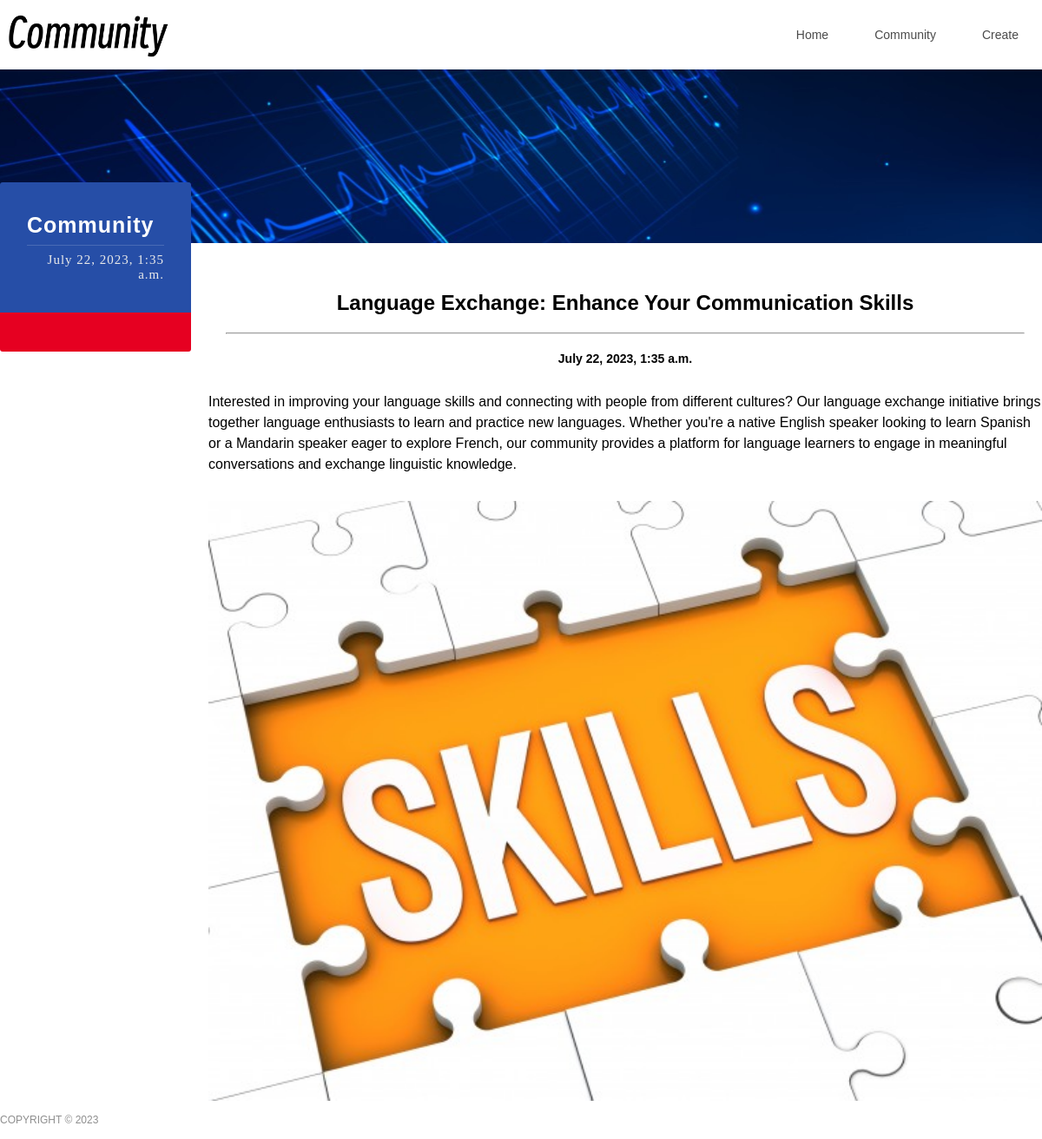
The page /community/7/ on the database its author committed.
### app/models.py (models this page shows, shortened)
class WriteSomething(models.Model):
    title = models.CharField(max_length=100)
    content = models.TextField()
    image = models.ImageField(upload_to='images/', blank=True, null=True, validators=[FileExtensionValidator(['jpg', 'jpeg', 'png'])])
    created_at = models.DateTimeField(auto_now_add=True)

### app/views.py (the view)
# urls.py: path('community/<int:content_id>/', views.content, name='content'),
def content(request,content_id):
    data = get_object_or_404(WriteSomething, id=content_id)
    return render(request, "content.html",{"data":data})

### app/templates/content.html (shortened to what this page needs)
<!DOCTYPE html
    PUBLIC "-//W3C//DTD XHTML 1.0 Transitional//EN" "http://www.w3.org/TR/xhtml1/DTD/xhtml1-transitional.dtd">
<html xmlns="http://www.w3.org/1999/xhtml">
<head>
    <link rel="stylesheet" type="text/css" href="/static/css/lib.css">
    <link rel="stylesheet" type="text/css" href="/static/css/style2.css">
    <link rel="stylesheet" type="text/css" href="/static/css/1362.css">
</head>
<body>
    <div id="header" class="index_nav">
        <div class="content">
            <a href="index.html" id="logo"><img src="/static/images/logo3.png" height="40" /></a>
            <ul id="nav">
                <li class="navitem">
                    <a class="nav-a  " href="/" target="_self"><span data-title="Home">Home</span></a>
                </li>
                <li class="navitem">
                    <a class="nav-a " href="/community" target="_self"><span data-title="Community">Community</span></a>
                </li>
                <li class="navitem">
                    <a class="nav-a " href="/create" target="_self"><span data-title="Create">Create</span></a>
                </li>
            </ul>
        </div>
    </div>
    <div id="sitecontent">
        <div id="newsPage" class="npagePage Pagenews">
            <div id="banner">
                <div style="background-image:url(/static/images/1482763780963.jpg);"></div>
            </div>
            <div class="content">
                <div class="header">
                    <p class="title">Community</p>
                    <p class="subtitle">{{ data.created_at }}</p>
                </div>
                <div id="category">
                </div>
                <div id="newslist">
                    <div class="wrapper" style="color: #000;">
                        <h1>{{ data.title }}</h1>
                        <hr style="margin: 20px;">
                        <h3>{{ data.created_at }}</h3>
                        <div  style="line-height: 150%; font-size: 16px; text-align: left; margin: 30px auto;">
                            {{ data.content }}<br>
                        </div>
                        <img src="{{ data.image.url }}" width="100%" alt="" srcset="">
                    </div>
                </div>
            </div>
        </div>
    </div>
    <div id="footer">
        <p>COPYRIGHT © 2023</p>
    </div>
</body>
</html>

### app/static/css/style2.css (style rules this page uses)
* { padding: 0; margin: 0; }
ul li { list-style: none; }
a { text-decoration: none; }
img { border: none; float: left; }
html, body { font: 12px Arial; color: #929292; width: 100%; height: 100%; background: #fff }
body { overflow-x: hidden; min-width: 1200px }
#header { width: 100%; height: auto; position: fixed; padding-top: 20px; font-size: 14px; transition: all ease .3s; z-index: 99; transition-property: padding, background }
#header .content { padding: 0 40px; }
#header #logo { width: auto; height: 40px; display: block; float: left; margin-right: 50px }
#header ul li.navitem { padding: 0 20px 10px 20px; width: auto; height: 50px; line-height: 40px; float: left; position: relative; }
#header ul li.navitem a { color: #fff; transition: none ease-out .3s; transition-property: color, background, text-indent, opacity }
#sitecontent { height: auto; min-height: 1000px; }
.content .header { padding-bottom: 50px; padding-top: 80px }
.content .header p { text-align: center; }
.content .header p.title { color: #444; font-size: 26px }
.content .header p.subtitle { color: #c1c1c1; font-size: 16px }
#newslist, #newslist .wrapper, #indexPage #mnews .content_list { height: 100%; width: 100% }
#newslist { margin: 0 auto }
.npagePage #banner { width: 100%; height: 380px; position: relative; }
.npagePage #banner div { background-color: #39383E; background-repeat: no-repeat; background-position: center; background-size: cover; position: fixed; width: 100%; height: 380px; }
.npagePage .content { background-color: #fff; position: relative; z-index: 1 }
#category { text-align: center; padding-bottom: 50px }
#footer { background: #000; width: 100%; position: relative; z-index: 2 }
#footer p { text-align: right; padding: 20px; font-size: 12px; color: #8e8e8e; height: 20px; line-height: 20px }

### app/static/css/1362.css (style rules this page uses)
#header { background:#fff;padding-top: 0px; }
#header .content { padding:0px }
#header ul#nav { float:right; }
#header ul li.navitem { transition: all 0.4s ease-out 0s; padding: 0px 1px 0px 0px !important; line-height: 40px; }
#header ul li.navitem a { color:#4b4b4b;display: inline-block;padding: 20px 26px; }
.Pagenews .content { text-align:center; }
.Pagenews #newslist { width:960px; float:right;padding-top:0px; margin-top: -95px; }
#footer { background:#fff; }
#footer p { width:1200px; margin:0 auto; height:44px; line-height:44px; padding:0; text-align:left; }
.npagePage #banner, .npagePage #banner div { height:200px; }
#header .content { text-align:center;width: 1200px;margin: 0 auto;height:80px;position: relative; }
#header .content img { float:none; }
#header #logo { margin-top:12px;float:left; }
.content .header p.subtitle { font-family:HELVETICANEUELTPRO-THEX; }
#header #logo img { transform: scale(1, 1); transition: all 0.3s ease-out 0s; transition: all 0.3s cubic-bezier(0.215, 0.61, 0.355, 1) 0s;height:55px; width: auto }
.npagePage #banner { padding-top:80px; height:200px; }
.npagePage #banner div { height:200px; position:relative; }
.content .header p.title { font-size:26px; color:#444;margin-bottom: 8px; }
.npagePage .content { width:1200px; margin:0 auto; }
.npagePage #category { padding-top: 15px; margin-left: 0px;padding-bottom: 30px;width: 205px;float: left;padding-left: 15px;text-align: left;margin-top: -120px;background-color: #E60021;border-radius: 0px 0px 3px 3px; }
.npagePage #banner::before { width:100%;height:auto; content: '';display: block; }
.Pagenews .content .header { padding-bottom: 30px;width: 220px;background-color: #264EA7;position: relative;top: -70px;height: 70px;padding-top: 40px !important;border-radius:3px 3px 0px 0px; }
.Pagenews .content .header p.title { text-align: left;margin-left: 31px; white-space: nowrap;overflow: hidden;font-weight: bold;font-size: 25px;padding-bottom: 8px;margin-top: -5px;width: 158px; margin-bottom: 8px;border-bottom: 1px solid rgba(255, 255, 255, 0.16);letter-spacing: 1px;color: #fff; }
.Pagenews .content .header p.subtitle { float:right;letter-spacing: 1px;font-size: 15px;display: inline-block;color: #EAEAEA;margin-top: 0px; margin-right: 31px;width: 150px;overflow: hidden;text-align:right; }
.npagePage .content .header { padding-bottom: 40px;padding-top: 70px; }
.Pagenews #category { margin-top: -70px; }

### rows shown on the page
WriteSomething: created_at "July 22, 2023, 1:35 a.m.", title "Language Exchange: Enhance Your Communication Skills", content "Interested in improving your language skills and connecting with people from different cultures? Our language exchange initiative brings together language enthusiasts to learn and practice new languages. Whether you're a native English speaker looking to learn Spanish or a Mandarin speaker eager to explore French, our community provides a platform for language learners to engage in meaningful conversations and exchange linguistic knowledge.", image (picture)
